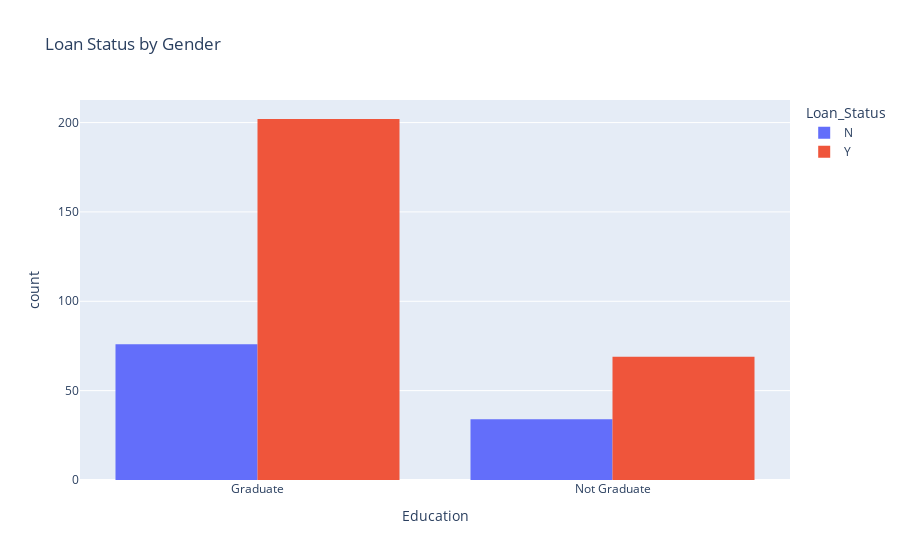

The code cell stored with this chart in its notebook:
### Code cell
px.histogram(raw_df,x='Education',color='Loan_Status',barmode="group",title="Loan Status by Gender")

### Figure 1 — Plotly figure (JSON) as saved in the notebook; plotly's stock layout.template omitted (floating-point values rounded to 4 significant figures; data arrays with more than 128 entries replaced by an {"elided": "..."} marker saying what was removed)
{"data": [{"alignmentgroup": "True", "bingroup": "x", "hovertemplate": "Loan_Status=N<br>Education=%{x}<br>count=%{y}<extra></extra>", "legendgroup": "N", "marker": {"color": "#636efa", "pattern": {"shape": ""}}, "name": "N", "offsetgroup": "N", "orientation": "v", "showlegend": true, "type": "histogram", "x": ["Graduate", "Graduate", "Graduate", "Not Graduate", "Not Graduate", "Not Graduate", "Not Graduate", "Not Graduate", "Graduate", "Graduate", "Graduate", "Graduate", "Graduate", "Graduate", "Graduate", "Graduate", "Graduate", "Not Graduate", "Graduate", "Not Graduate", "Graduate", "Graduate", "Not Graduate", "Graduate", "Not Graduate", "Graduate", "Not Graduate", "Graduate", "Graduate", "Graduate", "Not Graduate", "Not Graduate", "Not Graduate", "Graduate", "Graduate", "Graduate", "Graduate", "Graduate", "Graduate", "Graduate", "Not Graduate", "Not Graduate", "Graduate", "Graduate", "Not Graduate", "Graduate", "Not Graduate", "Graduate", "Graduate", "Graduate", "Graduate", "Graduate", "Not Graduate", "Graduate", "Graduate", "Graduate", "Graduate", "Graduate", "Not Graduate", "Graduate", "Not Graduate", "Graduate", "Graduate", "Graduate", "Graduate", "Graduate", "Graduate", "Graduate", "Not Graduate", "Not Graduate", "Not Graduate", "Not Graduate", "Graduate", "Not Graduate", "Graduate", "Graduate", "Graduate", "Not Graduate", "Graduate", "Graduate", "Not Graduate", "Graduate", "Not Graduate", "Graduate", "Graduate", "Graduate", "Graduate", "Not Graduate", "Graduate", "Not Graduate", "Graduate", "Not Graduate", "Not Graduate", "Graduate", "Not Graduate", "Graduate", "Not Graduate", "Graduate", "Graduate", "Graduate", "Graduate", "Graduate", "Graduate", "Graduate", "Graduate", "Graduate", "Graduate", "Graduate", "Graduate", "Graduate"], "xaxis": "x", "yaxis": "y"}, {"alignmentgroup": "True", "bingroup": "x", "hovertemplate": "Loan_Status=Y<br>Education=%{x}<br>count=%{y}<extra></extra>", "legendgroup": "Y", "marker": {"color": "#EF553B", "pattern": {"shape": ""}}, "name": "Y", "offsetgroup": "Y", "orientation": "v", "showlegend": true, "type": "histogram", "x": {"elided": "271 str values"}, "xaxis": "x", "yaxis": "y"}], "layout": {"barmode": "group", "legend": {"title": {"text": "Loan_Status"}, "tracegroupgap": 0}, "title": {"text": "Loan Status by Gender"}, "xaxis": {"anchor": "y", "domain": [0, 1], "title": {"text": "Education"}}, "yaxis": {"anchor": "x", "domain": [0, 1], "title": {"text": "count"}}}}
